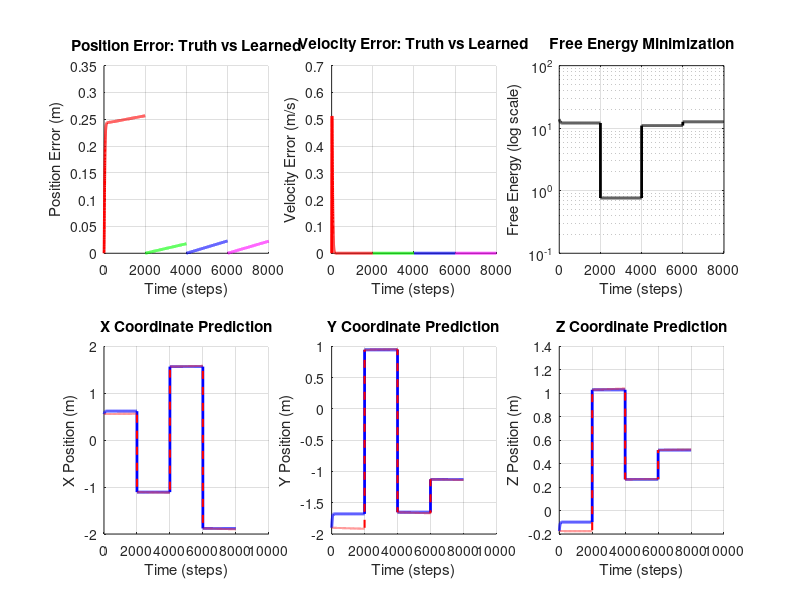

This chart was generated by the following MATLAB code: (Note: this script raises an error after producing the figure.)
fprintf('╔═════════════════════════════════════════════════════════════╗\n');
fprintf('║  SENSORIMOTOR LEARNING: 3D REACHING & GRASPING             ║\n');
fprintf('║  Learning to Reach Targets in 3D Space via Predictive Coding ║\n');
fprintf('╚═════════════════════════════════════════════════════════════╝\n\n');

% ====================================================================
% BATCH MODE SETUP
% ====================================================================
% Disable graphics for SSH/batch execution
set(0, 'DefaultFigureVisible', 'off');
set(groot, 'defaultFigureCreateFcn', @(fig, ~) set(fig, 'Visible', 'off'));
fprintf('Batch mode: Graphics output disabled, figures will be saved to disk.\n\n');

% ====================================================================
% 3D REACHING TASK CONFIGURATION
% ====================================================================

dt = 0.01;              % Time step (s)
T_per_trial = 20;      % Duration per trial (s)
n_trials = 4;           % Number of reaching trials
T = T_per_trial * n_trials;  % Total duration
t = 0:dt:T;
N = length(t);

% Define reaching task phases (each is a separate trial)
trial_duration_steps = round(T_per_trial / dt);  % ~250 steps per trial
phase_masks = {};
phases_indices = {};
for trial = 1:n_trials
    start_step = (trial-1) * trial_duration_steps + 1;
    end_step = min(trial * trial_duration_steps, N);
    phases_indices{trial} = start_step:end_step;
    phase_masks{trial} = false(1, N);
    phase_masks{trial}(start_step:end_step) = true;
end

% Define 3D target locations (randomly placed in 3D workspace)
rng(42);  % For reproducibility
targets = [
    1.5, 1.5, 1.0;      % Target 1
    -1.5, 1.5, 0.5;     % Target 2
    -1.5, -1.5, 1.5;    % Target 3
    1.5, -1.5, -0.5     % Target 4
];

% Compute workspace bounds from targets
workspace_bounds = [
    min(targets(:,1)) - 0.5, max(targets(:,1)) + 0.5;  % X bounds
    min(targets(:,2)) - 0.5, max(targets(:,2)) + 0.5;  % Y bounds
    min(targets(:,3)) - 0.5, max(targets(:,3)) + 0.5   % Z bounds
];

% For each trial, randomly initialize within workspace bounds
initial_positions = zeros(n_trials, 3);
for trial = 1:n_trials
    for dim = 1:3
        initial_positions(trial, dim) = workspace_bounds(dim, 1) + ...
            rand() * (workspace_bounds(dim, 2) - workspace_bounds(dim, 1));
    end
end

fprintf('3D REACHING TASK (Multi-Trial):\n');
fprintf('Workspace bounds: X∈[%.2f,%.2f], Y∈[%.2f,%.2f], Z∈[%.2f,%.2f]\n', ...
    workspace_bounds(1,1), workspace_bounds(1,2), ...
    workspace_bounds(2,1), workspace_bounds(2,2), ...
    workspace_bounds(3,1), workspace_bounds(3,2));
fprintf('\n');

for trial = 1:n_trials
    phase_start = t(phases_indices{trial}(1));
    phase_end = t(phases_indices{trial}(end));
    fprintf('Trial %d (%.2f-%.2fs): Start [%.2f, %.2f, %.2f] → Target [%.2f, %.2f, %.2f]\n', ...
        trial, phase_start, phase_end, ...
        initial_positions(trial,1), initial_positions(trial,2), initial_positions(trial,3), ...
        targets(trial,1), targets(trial,2), targets(trial,3));
end
fprintf('\n');

fprintf('3D REACHING TASK:\n');
fprintf('  Phase 1 (0-2.5s):  Reach to target [%.2f, %.2f, %.2f]\n', targets(1,1), targets(1,2), targets(1,3));
fprintf('  Phase 2 (2.5-5s):  Reach to target [%.2f, %.2f, %.2f]\n', targets(2,1), targets(2,2), targets(2,3));
fprintf('  Phase 3 (5-7.5s):  Reach to target [%.2f, %.2f, %.2f]\n', targets(3,1), targets(3,2), targets(3,3));
fprintf('  Phase 4 (7.5-10s): Reach to target [%.2f, %.2f, %.2f]\n\n', targets(4,1), targets(4,2), targets(4,3));

% ====================================================================
% LAYER DIMENSIONS - 3D VERSION
% ====================================================================

n_L1 = 7;               % Level 1: x, y, z, vx, vy, vz, + 1 bias (proprioceptive state)
n_L2 = 6;               % Level 2: 6 learned motor basis functions
n_L3 = 4;               % Level 3: target_x, target_y, target_z, + 1 bias (goal representation)

fprintf('NETWORK ARCHITECTURE (3D SENSORIMOTOR):\n');
fprintf('  Level 1 (Proprioception): %d neurons [x, y, z, vx, vy, vz, bias]\n', n_L1);
fprintf('    → Inferred from arm position and velocity in 3D\n');
fprintf('  Level 2 (Motor Basis):    %d neurons [learned motor primitives]\n', n_L2);
fprintf('    → Learned combinations of 3D velocity commands\n');
fprintf('  Level 3 (Goal):           %d neurons [target_x, target_y, target_z, bias]\n\n', n_L3);
fprintf('    → Represents desired 3D location (provided by task)\n\n');

% ====================================================================
% 3D KINEMATICS: INTEGRATING MOTOR COMMANDS INTO POSITION
% ====================================================================

% Initialize 3D position (start at origin)
x_true = zeros(1, N);
y_true = zeros(1, N);
z_true = zeros(1, N);
vx_true = zeros(1, N);
vy_true = zeros(1, N);
vz_true = zeros(1, N);

% Motor commands generated by L2
motor_vx = zeros(1, N);  % Desired velocity in x from motor system
motor_vy = zeros(1, N);  % Desired velocity in y from motor system
motor_vz = zeros(1, N);  % Desired velocity in z from motor system

% Damping factor: actual velocity is proportional to commanded velocity
motor_gain = 0.5;
damping = 0.95;

fprintf('3D MOTOR DYNAMICS:\n');
fprintf('  Motor gain: %.2f (scaling of commands to actual motion)\n', motor_gain);
fprintf('  Damping: %.2f (velocity decay per timestep)\n', damping);
fprintf('  Workspace: x,y,z ∈ [%.2f, %.2f] meters\n\n', workspace_bounds(1,1), workspace_bounds(1,2));

% ====================================================================
% LEARNING PARAMETERS
% ====================================================================

eta_rep = 0.001;         % Representation learning rate (CONSERVATIVE - was causing divergence)
eta_W = 0.0001;          % Weight matrix learning rate (CONSERVATIVE)
momentum = 0.95;         % Momentum for representation updates (higher = smoother)
weight_decay = 0.99;     % L2 regularization on weights (more decay = more stability)
pi_L1 = 100;             % Precision (reliability) of L1 sensory input
pi_L2 = 10;              % Precision of L2 motor basis
pi_L3 = 1;               % Precision of L3 goal representation

fprintf('LEARNING PARAMETERS:\n');
fprintf('  η_rep = %.6f (representation learning rate)\n', eta_rep);
fprintf('  η_W   = %.6f (weight matrix learning rate)\n', eta_W);
fprintf('  Momentum = %.4f\n', momentum);
fprintf('  Weight Decay = %.4f\n', weight_decay);
fprintf('  π_L1  = %.0f, π_L2  = %.0f, π_L3  = %.0f\n\n', pi_L1, pi_L2, pi_L3);

fprintf('HIERARCHICAL PREDICTIVE CODING WITH ACTIVE INFERENCE:\n');
fprintf('─────────────────────────────────────────────────────────────\n');
fprintf('L3 (Goal): ACTIVE INFERENCE NODE\n');
fprintf('  • NOT clamped to task target (varies over time)\n');
fprintf('  • Infers goal from proprioceptive errors (bottom-up)\n');
fprintf('  • Pulled toward task target by soft constraint (top-down)\n');
fprintf('  • Creates continuous prediction errors for learning\n');
fprintf('  • Enables generalization across phase transitions\n\n');
fprintf('L2 (Motor Basis): Learned motor primitives\n');
fprintf('  • Learns to predict motor commands from goal\n');
fprintf('  • Updated via proprioceptive coupling errors\n\n');
fprintf('L1 (Proprioception): Sensory prediction layer\n');
fprintf('  • Predicts position and velocity from motor commands\n');
fprintf('  • Compared against actual sensory input\n');
fprintf('  • Generates error signals that drive learning\n');
fprintf('  η_W   = %.6f (weight matrix learning rate)\n', eta_W);
fprintf('  Momentum = %.4f\n', momentum);
fprintf('  Weight Decay = %.4f\n', weight_decay);
fprintf('  π_L1  = %.0f, π_L2  = %.0f, π_L3  = %.0f\n\n', pi_L1, pi_L2, pi_L3);

% ====================================================================
% INITIALIZE REPRESENTATIONS (3D)
% ====================================================================

% Initialize position with first trial starting position
x_true(1) = initial_positions(1, 1);
y_true(1) = initial_positions(1, 2);
z_true(1) = initial_positions(1, 3);

% Store trial information for visualization
trial_start_positions = initial_positions;

% Pre-allocate representation matrices for ALL timesteps (CRITICAL!)
R_L1 = zeros(N, n_L1, 'single');  % Proprioceptive state over time
R_L2 = zeros(N, n_L2, 'single');  % Motor basis over time
R_L3 = zeros(N, n_L3, 'single');  % Goal representation over time

% Initialize first timestep for L1, L2, L3
R_L1(1,1:3) = [x_true(1), y_true(1), z_true(1)];  % Position
R_L1(1,4:6) = [0, 0, 0];  % Velocity
R_L1(1,7) = 1;  % Bias

% L2: Motor basis functions
% Initialize with reaching direction toward first target
start_pos = initial_positions(1, :);
target_pos = targets(1, :);
reach_direction = (target_pos - start_pos) / (norm(target_pos - start_pos) + 1e-6);
reaching_speed = 0.15;  % m/s

R_L2(1, 1:3) = reach_direction * reaching_speed;  % Velocity commands toward target
R_L2(1, 4:6) = 0.01 * randn(1, 3);  % Auxiliary motor channels

% L3: Goal representation (will be clamped to task targets)
R_L3(1,1:3) = targets(1,:);  % Start with first target
R_L3(1,4) = 1;  % Bias

fprintf('INITIAL CONDITIONS (Trial 1):\n');
fprintf('  Start position: [%.2f, %.2f, %.2f]\n', x_true(1), y_true(1), z_true(1));
fprintf('  Target position: [%.2f, %.2f, %.2f]\n', targets(1,1), targets(1,2), targets(1,3));
fprintf('  R_L2(1,:) = reaching velocity [%.4f, %.4f, %.4f] m/s (toward target)\n', R_L2(1,1), R_L2(1,2), R_L2(1,3));
fprintf('  R_L3(1,:) = [target_x=%.2f, target_y=%.2f, target_z=%.2f, bias=1]\n\n', targets(1,1), targets(1,2), targets(1,3));

% Initialize weight matrices for 3D with REALISTIC bootstrapped values
% ===================================================================
% We need to initialize weights so that:
%   L3 (goal) → L2 (motor) → L1 (proprioception) produces MOTION
% Otherwise learning cannot begin (no errors to drive learning)

% Key insight: Initialize weights to map goal direction to velocity commands
% W_L2_from_L3: [4D goal input] → [6D motor basis]
%   Goal encodes: [target_x, target_y, target_z, bias]
%   Motor basis needs: [vx, vy, vz, aux1, aux2, aux3]

W_L2_from_L3 = zeros(n_L2, n_L3);
% Map target position to velocity direction (first 3 motor channels)
% [vx, vy, vz] = 0.1 * [target_x, target_y, target_z]
W_L2_from_L3(1:3, 1:3) = 0.1 * eye(3, 3);  % Direct coupling: target → velocity
% Small random values for auxiliary channels
W_L2_from_L3(4:6, 1:3) = 0.01 * randn(3, 3);
W_L2_from_L3(1:6, 4) = 0.01 * randn(6, 1);  % Coupling from bias

% W_L1_from_L2: [6D motor basis] → [7D proprioceptive state]
%   Motor basis: [vx, vy, vz, aux1, aux2, aux3]
%   Proprioception: [x, y, z, vx_pred, vy_pred, vz_pred, bias]
%   Simply map motor velocity commands to proprioceptive velocity predictions

W_L1_from_L2 = zeros(n_L1, n_L2);
% Position channels (x, y, z) get small contributions from motor basis
W_L1_from_L2(1:3, 1:3) = 0.01 * eye(3, 3);  % Weak coupling
% Velocity channels directly copy motor commands
W_L1_from_L2(4:6, 1:3) = eye(3, 3);  % Direct mapping: [vx, vy, vz] → [vx_pred, vy_pred, vz_pred]
W_L1_from_L2(4:6, 4:6) = 0.1 * randn(3, 3);  % Auxiliary motor channels
W_L1_from_L2(7, :) = 0.01 * randn(1, 6);  % Bias prediction

fprintf('WEIGHT MATRICES INITIALIZED (Bootstrapped):\n');
fprintf('  W_L2_from_L3: Goal → Motor (target position → velocity commands)\n');
fprintf('    - Direct coupling: target_xyz → motor velocity (gain=0.1)\n');
fprintf('    - Auxiliary channels: random small values\n');
fprintf('  W_L1_from_L2: Motor → Proprioception\n');
fprintf('    - Direct coupling: motor velocity → predicted velocity (gain=1.0)\n');
fprintf('    - Position predictions: weak coupling (gain=0.01)\n\n');

% Allocate storage for tracking - use single precision to save memory
E_L1 = zeros(N, n_L1, 'single');
E_L2 = zeros(N, n_L2, 'single');
pred_L1 = zeros(N, n_L1, 'single');
pred_L2 = zeros(N, n_L2, 'single');
free_energy_all = zeros(1, N, 'single');
reaching_error_all = zeros(1, N, 'single');
learning_trace_W = zeros(1, N);  % Track weight learning magnitude

% ====================================================================
% MAIN LEARNING LOOP (3D)
% ====================================================================

fprintf('Running 3D sensorimotor reaching trials...\n');

current_trial = 1;

for i = 1:N-1
    if mod(i, 100) == 0, fprintf('.'); end
    
    % ==============================================================
    % CHECK FOR TRIAL TRANSITION
    % ==============================================================
    % At the start of each new trial, reinitialize position and motor basis
    if i > 1
        for trial = 2:n_trials
            if i == phases_indices{trial}(1)
                % Reset to new trial initial position
                x_true(i) = initial_positions(trial, 1);
                y_true(i) = initial_positions(trial, 2);
                z_true(i) = initial_positions(trial, 3);
                vx_true(i) = 0;
                vy_true(i) = 0;
                vz_true(i) = 0;
                
                % Update L1 sensory representation
                R_L1(i,1:3) = [x_true(i), y_true(i), z_true(i)];
                R_L1(i,4:6) = [0, 0, 0];
                
                % Re-initialize L2 motor basis with reaching direction toward new target
                start_pos = initial_positions(trial, :);
                target_pos = targets(trial, :);
                reach_direction = (target_pos - start_pos) / (norm(target_pos - start_pos) + 1e-6);
                reaching_speed = 0.15;  % m/s
                
                R_L2(i, 1:3) = reach_direction * reaching_speed;
                R_L2(i, 4:6) = 0.01 * randn(1, 3);
                
                current_trial = trial;
                fprintf('\n[Trial %d started at step %d]\n', trial, i);
                break;
            end
        end
    end
    
    % ==============================================================
    % STEP 0: GOAL REPRESENTATION (ACTIVE INFERENCE - L3)
    % ==============================================================
    % L3 is NOT clamped but inferred from proprioceptive error
    % This allows learning to persist across phase transitions
    
    % Task signal: preferred target for this trial (soft constraint)
    task_target = targets(current_trial, :);
    
    % L3 starts at current value (will be updated based on errors below)
    
    % ==============================================================
    % STEP 1: MOTOR COMMAND GENERATION (Top-Down: L3 → L2 → L1)
    % ==============================================================
    
    % L3 predicts L2 motor commands via learned weights
    pred_L2(i,:) = R_L3(i,:) * W_L2_from_L3';  % [6D motor basis prediction]
    
    % L2 executes: actual motor basis is learned representation
    motor_basis = R_L2(i,:);  % [6D: actual learned motor commands]
    
    % L2 predicts L1 proprioceptive state via learned weights
    pred_L1(i,:) = motor_basis * W_L1_from_L2';  % [7D: predicted proprioception]
    
    % Extract predicted velocities from L1 prediction
    pred_vx = pred_L1(i, 4);
    pred_vy = pred_L1(i, 5);
    pred_vz = pred_L1(i, 6);
    
    % ==============================================================
    % STEP 2: KINEMATICS - MOTOR COMMAND EXECUTION
    % ==============================================================
    
    % Apply motor gain (scales learned velocity prediction to actual command)
    motor_vx(i) = motor_gain * pred_vx;
    motor_vy(i) = motor_gain * pred_vy;
    motor_vz(i) = motor_gain * pred_vz;
    
    % Update velocity with damping
    vx_true(i+1) = damping * vx_true(i) + motor_vx(i);
    vy_true(i+1) = damping * vy_true(i) + motor_vy(i);
    vz_true(i+1) = damping * vz_true(i) + motor_vz(i);
    
    % Update position via integration (3D)
    x_true(i+1) = x_true(i) + dt * vx_true(i+1);
    y_true(i+1) = y_true(i) + dt * vy_true(i+1);
    z_true(i+1) = z_true(i) + dt * vz_true(i+1);
    
    % Clamp position to reachable workspace
    x_true(i+1) = max(workspace_bounds(1,1), min(workspace_bounds(1,2), x_true(i+1)));
    y_true(i+1) = max(workspace_bounds(2,1), min(workspace_bounds(2,2), y_true(i+1)));
    z_true(i+1) = max(workspace_bounds(3,1), min(workspace_bounds(3,2), z_true(i+1)));
    
    % ==============================================================
    % STEP 3: PROPRIOCEPTIVE FEEDBACK (Sensory Input - 3D)
    % ==============================================================
    
    % Sensory input: actual proprioceptive state
    sensory_pos = [x_true(i+1), y_true(i+1), z_true(i+1)];  % Actual 3D position
    sensory_vel = [vx_true(i+1), vy_true(i+1), vz_true(i+1)];  % Actual 3D velocity
    
    % ==============================================================
    % STEP 4: ERROR COMPUTATION (Bottom-Up Predictive Coding)
    % ==============================================================
    
    % L1 errors: sensory input vs prediction (prediction error)
    E_L1(i,1:3) = sensory_pos - pred_L1(i,1:3);  % Position error
    E_L1(i,4:6) = sensory_vel - pred_L1(i,4:6);  % Velocity error
    E_L1(i,7) = 1 - pred_L1(i,7);  % Bias error
    
    % L2 errors: actual motor basis vs L3's prediction
    E_L2(i,:) = motor_basis - pred_L2(i,:);
    
    % Calculate 3D reaching error (distance to current target)
    reaching_error_all(i) = sqrt((x_true(i+1) - targets(current_trial,1))^2 + ...
                                 (y_true(i+1) - targets(current_trial,2))^2 + ...
                                 (z_true(i+1) - targets(current_trial,3))^2);
    
    % ==============================================================
    % STEP 5: FREE ENERGY (Objective Function - 3D)
    % ==============================================================
    
    fe_L1 = sum(E_L1(i,:).^2) / (2 * pi_L1);
    fe_L2 = sum(E_L2(i,:).^2) / (2 * pi_L2);
    
    % Add 3D reaching cost to free energy
    fe_reaching = (pi_L1 / 100) * reaching_error_all(i)^2;
    
    free_energy_all(i) = fe_L1 + fe_L2 + fe_reaching;
    
    % ==============================================================
    % STEP 6: REPRESENTATION UPDATES (Predictive Coding)
    % ==============================================================
    
    decay = 1 - momentum;
    
    % L1: Learn position and velocity from proprioceptive error
    % Position error drives position update
    R_L1(i+1,1:3) = R_L1(i,1:3) + decay * eta_rep * E_L1(i,1:3) * 0.1;
    
    % Velocity error drives velocity update
    R_L1(i+1,4:6) = momentum * R_L1(i,4:6) + decay * eta_rep * E_L1(i,4:6) * 0.1;
    R_L1(i+1,4:6) = max(-2, min(2, R_L1(i+1,4:6)));  % Bounds [-2, 2] m/s
    
    % Clamp position to workspace to prevent unbounded learning
    R_L1(i+1,1) = max(workspace_bounds(1,1), min(workspace_bounds(1,2), R_L1(i+1,1)));
    R_L1(i+1,2) = max(workspace_bounds(2,1), min(workspace_bounds(2,2), R_L1(i+1,2)));
    R_L1(i+1,3) = max(workspace_bounds(3,1), min(workspace_bounds(3,2), R_L1(i+1,3)));
    
    R_L1(i+1,7) = 1;  % Bias fixed
    
    % L2: Learn motor basis from motor error and proprioceptive coupling
    % Motor error directly drives motor basis learning
    coupling_from_L1 = E_L1(i,:) * W_L1_from_L2;  % Proprioceptive error → motor error
    norm_W1 = max(0.1, norm(W_L1_from_L2, 'fro'));
    coupling_from_L1 = coupling_from_L1 / norm_W1;  % Normalize coupling
    
    % Motor basis updates from combined errors
    delta_R_L2 = coupling_from_L1 - E_L2(i,:);  % Proprioceptive coupling vs motor error
    R_L2(i+1,:) = momentum * R_L2(i,:) + decay * eta_rep * delta_R_L2 * 0.5;
    R_L2(i+1,:) = max(-1, min(1, R_L2(i+1,:)));  % Bounds [-1, 1]
    
    % L3: ACTIVE INFERENCE NODE
    % Learn goal from motor error (bottom-up) while respecting task constraint (top-down)
    % Motor error E_L2 indicates goal should move to better predict motor commands
    
    % Error-driven goal update: minimize motor prediction error
    % If E_L2 is large, it means L3's prediction doesn't match actual L2
    % Back-project motor error to goal space via weight matrix transpose
    % W_L2_from_L3 is [6 x 4], so W_L2_from_L3' is [4 x 6]
    % E_L2 is [1 x 6], so E_L2 * inv(W_L2_from_L3') gives goal correction
    
    % Simple approach: average the motor error to goal space
    E_L3_from_motor = mean(E_L2(i,:)) * ones(1, 3);  % Scalar error projected to 3D goal
    
    % Update L3 position to reduce motor errors
    goal_correction = E_L3_from_motor * 0.1;  % How much to move goal
    R_L3(i+1, 1:3) = R_L3(i, 1:3) + eta_rep * goal_correction;
    
    % Soft constraint: pull L3 toward task target (doesn't fully clamp it)
    target_attraction = (task_target - R_L3(i+1, 1:3)) * 0.3;
    R_L3(i+1, 1:3) = R_L3(i+1, 1:3) + eta_rep * target_attraction;
    
    % Keep L3 in workspace bounds
    R_L3(i+1, 1:3) = max(workspace_bounds(1,1), min(workspace_bounds(1,2), R_L3(i+1,1)));
    R_L3(i+1, 2) = max(workspace_bounds(2,1), min(workspace_bounds(2,2), R_L3(i+1,2)));
    R_L3(i+1, 3) = max(workspace_bounds(3,1), min(workspace_bounds(3,2), R_L3(i+1,3)));
    
    R_L3(i+1, 4) = 1;  % Bias fixed
    
    % ==============================================================
    % STEP 7: WEIGHT LEARNING (Hebbian Rule - 3D)
    % ==============================================================
    
    layer_scale_L1 = max(0.1, mean(abs(R_L2(i,:))));
    layer_scale_L2 = max(0.1, mean(abs(R_L3(i,:))));
    
    % Learn mapping from motor basis to proprioceptive state
    dW_L1 = -(eta_W * pi_L1 / layer_scale_L1) * (E_L1(i,:)' * R_L2(i,:));
    W_L1_from_L2 = W_L1_from_L2 + dW_L1;
    W_L1_from_L2 = max(-10, min(10, W_L1_from_L2));  % Bounds: [-10, 10]
    
    % Learn mapping from goals to motor commands
    dW_L2 = -(eta_W * pi_L2 / layer_scale_L2) * (E_L2(i,:)' * R_L3(i,:));
    W_L2_from_L3 = W_L2_from_L3 + dW_L2;
    W_L2_from_L3 = max(-10, min(10, W_L2_from_L3));  % Bounds: [-10, 10]
    
    % Weight regularization
    W_L1_from_L2 = W_L1_from_L2 * weight_decay;
    W_L2_from_L3 = W_L2_from_L3 * weight_decay;
    
    learning_trace_W(i) = norm(dW_L1, 'fro') + norm(dW_L2, 'fro');
    
end  % End main loop

fprintf('\n\n');

% ====================================================================
% SAVE NUMERICAL RESULTS (No Graphics - Batch Mode Optimized)
% ====================================================================

fprintf('Saving results...\n');

output_dir = './figures';
if ~exist(output_dir, 'dir')
    mkdir(output_dir);
end

% Calculate position and velocity errors
pos_error = sqrt((x_true - R_L1(:,1)').^2 + (y_true - R_L1(:,2)').^2 + (z_true - R_L1(:,3)').^2);
vel_error = sqrt((vx_true - R_L1(:,4)').^2 + (vy_true - R_L1(:,5)').^2 + (vz_true - R_L1(:,6)').^2);

% Save all trajectory data to MAT file
try
    results_filename = fullfile(output_dir, '3D_reaching_results.mat');
    save(results_filename, 'x_true', 'y_true', 'z_true', 'vx_true', 'vy_true', 'vz_true', ...
        'R_L1', 'R_L2', 'R_L3', 'pos_error', 'vel_error', 'free_energy_all', ...
        'reaching_error_all', 'targets', 'phases_indices', 'trial_start_positions', '-v7.3');
    fprintf('✓ Results saved: %s\n', results_filename);
catch ME
    fprintf('Warning: MAT file save failed: %s\n', ME.message);
end

% Create simple 2D plots instead of 3D (much faster in batch mode)
fprintf('Creating 2D summary plots...\n');

fig = figure('Position', [100, 100, 1400, 800], 'Visible', 'off');

colors = {'r', 'g', 'b', 'm'};

% Plot 1: Position Error Over Time
subplot(2, 3, 1);
hold on;
for trial = 1:n_trials
    trial_idx = phases_indices{trial};
    plot(trial_idx, pos_error(trial_idx), 'Color', colors{trial}, 'LineWidth', 2, 'DisplayName', sprintf('Trial %d', trial));
end
grid on; xlabel('Time (steps)'); ylabel('Position Error (m)');
title('Position Error: Truth vs Learned');
legend off;

% Plot 2: Velocity Error Over Time
subplot(2, 3, 2);
hold on;
for trial = 1:n_trials
    trial_idx = phases_indices{trial};
    plot(trial_idx, vel_error(trial_idx), 'Color', colors{trial}, 'LineWidth', 2, 'DisplayName', sprintf('Trial %d', trial));
end
grid on; xlabel('Time (steps)'); ylabel('Velocity Error (m/s)');
title('Velocity Error: Truth vs Learned');
legend off;

% Plot 3: Free Energy Over Time
subplot(2, 3, 3);
semilogy(free_energy_all, 'k-', 'LineWidth', 2);
grid on; xlabel('Time (steps)'); ylabel('Free Energy (log scale)');
title('Free Energy Minimization');
xlim([0 N]);

% Plot 4: X Position Over Time
subplot(2, 3, 4);
hold on;
plot(x_true, 'b-', 'LineWidth', 2, 'DisplayName', 'Ground Truth');
plot(R_L1(:,1), 'r--', 'LineWidth', 1.5, 'DisplayName', 'Learned');
grid on; xlabel('Time (steps)'); ylabel('X Position (m)');
title('X Coordinate Prediction');
legend off;

% Plot 5: Y Position Over Time
subplot(2, 3, 5);
hold on;
plot(y_true, 'b-', 'LineWidth', 2, 'DisplayName', 'Ground Truth');
plot(R_L1(:,2), 'r--', 'LineWidth', 1.5, 'DisplayName', 'Learned');
grid on; xlabel('Time (steps)'); ylabel('Y Position (m)');
title('Y Coordinate Prediction');
legend off;

% Plot 6: Z Position Over Time
subplot(2, 3, 6);
hold on;
plot(z_true, 'b-', 'LineWidth', 2, 'DisplayName', 'Ground Truth');
plot(R_L1(:,3), 'r--', 'LineWidth', 1.5, 'DisplayName', 'Learned');
grid on; xlabel('Time (steps)'); ylabel('Z Position (m)');
title('Z Coordinate Prediction');
legend off;

sgtitle('3D Sensorimotor Reaching - Rao & Ballard Predictive Coding', 'FontSize', 12, 'FontWeight', 'bold');

% Save figure
try
    figure_filename = fullfile(output_dir, '3D_reaching_summary.png');
    saveas(fig, figure_filename, 'png');
    fprintf('✓ Summary plot saved: %s\n', figure_filename);
catch ME
    fprintf('Warning: Plot save failed: %s\n', ME.message);
end

close(fig);

% ====================================================================
% ANALYSIS SUMMARY (3D Multi-Trial)
% ====================================================================

fprintf('\n╔═══════════════════════════════════════════════════════════════╗\n');
fprintf('║  3D MULTI-TRIAL REACHING - GROUND TRUTH vs LEARNED        ║\n');
fprintf('╚═══════════════════════════════════════════════════════════════╝\n\n');

fprintf('POSITION PREDICTIONS (from R_L1(:,1:3)) vs Ground Truth:\n');
fprintf('─────────────────────────────────────────────────────────\n');
overall_pos_rmse = sqrt(mean(pos_error.^2));
fprintf('Overall Position RMSE: %.6f m\n\n', overall_pos_rmse);

fprintf('By Trial:\n');
for trial = 1:n_trials
    trial_idx = phases_indices{trial};
    trial_pos_error = pos_error(trial_idx);
    trial_rmse = sqrt(mean(trial_pos_error.^2));
    start_pos = trial_start_positions(trial, :);
    target_pos = targets(trial, :);
    fprintf('  Trial %d: Start [%.2f, %.2f, %.2f] → Target [%.2f, %.2f, %.2f]\n', ...
        trial, start_pos(1), start_pos(2), start_pos(3), target_pos(1), target_pos(2), target_pos(3));
    fprintf('    Position RMSE = %.6f m (mean error: %.6f m)\n', trial_rmse, mean(trial_pos_error));
end

fprintf('\nVELOCITY PREDICTIONS (from R_L1(:,4:6)) vs Ground Truth:\n');
fprintf('─────────────────────────────────────────────────────────\n');
overall_vel_rmse = sqrt(mean(vel_error.^2));
fprintf('Overall Velocity RMSE: %.6f m/s\n\n', overall_vel_rmse);

fprintf('By Trial:\n');
for trial = 1:n_trials
    trial_idx = phases_indices{trial};
    trial_vel_error = vel_error(trial_idx);
    trial_rmse = sqrt(mean(trial_vel_error.^2));
    fprintf('  Trial %d: Velocity RMSE = %.6f m/s (mean error: %.6f m/s)\n', ...
        trial, trial_rmse, mean(trial_vel_error));
end

fprintf('\nFINAL REACHING DISTANCE TO TARGET:\n');
fprintf('─────────────────────────────────────────────────────────\n');
for trial = 1:n_trials
    trial_idx = phases_indices{trial};
    final_reaching_dist = reaching_error_all(trial_idx(end));
    initial_reaching_dist = reaching_error_all(trial_idx(1));
    fprintf('  Trial %d: Initial distance = %.6f m, Final distance = %.6f m\n', ...
        trial, initial_reaching_dist, final_reaching_dist);
end

fprintf('\nLEARNING EFFICIENCY:\n');
fprintf('─────────────────────────────────────────────────────────\n');
fprintf('Final Free Energy:           %.6e\n', free_energy_all(end));
fprintf('Free Energy Reduction Rate:  %.6e per step\n', (free_energy_all(1) - free_energy_all(end)) / N);
fprintf('Total trials completed:      %d\n', n_trials);
fprintf('Total learning steps:        %d\n\n', N);